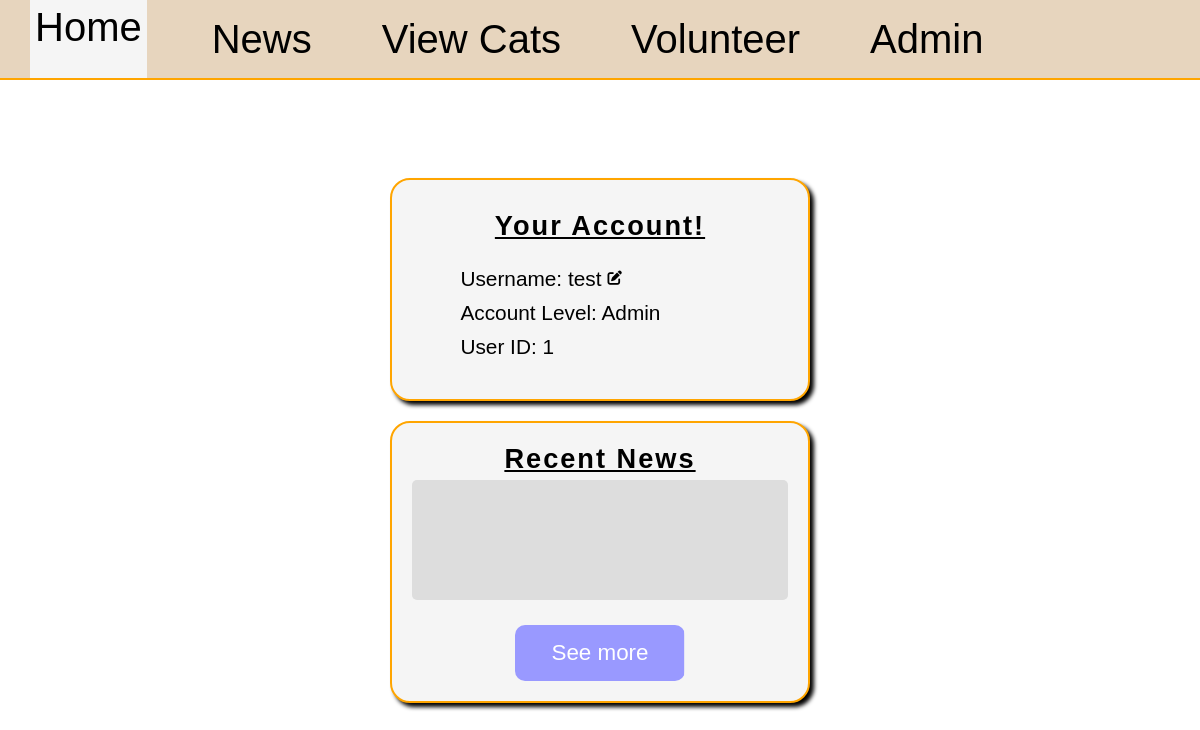
/home/1, run on the app's committed database.
### main.py (models this page shows)
class User(db.Model):
    id = db.Column(db.Integer, primary_key=True)
    username = db.Column(db.String(50), nullable=False, unique=True)
    password = db.Column(db.String(50), nullable=False)
    level = db.Column(db.String(50), nullable=False)
    news = db.relationship('News', backref='author', lazy=True)
    forms = db.relationship('AdoptionForm', backref='user', lazy=True)

### main.py (the view)
@app.route('/home/<int:id>', methods=["GET", "POST"])
def home(id):
	user = User.query.filter(User.id==id).first()
	form = UsernameForm()
	newest_news = News.query.order_by(News.id.desc()).first()
	if form.validate_on_submit():
		username = form.username.data
		found_user = User.query.filter(User.username==username).first()
		if found_user and username != user.username:
			form.username.data = user.username
			return render_template("home.html", user=user, form=form, error="exists", news=newest_news)
		else:
			user.username = username
			db.session.commit()
			return redirect(url_for("home", id=user.id))
	else:
		form.username.data = user.username
		return render_template("home.html", user=user, form=form, error="none", news=newest_news)

### templates/home.html (shortened to what this page needs)
{% extends "base.html" %}
{% block style %}
<link rel="stylesheet" href="{{ url_for('static', filename='home.css') }}">
<link rel="stylesheet" href="https://cdnjs.cloudflare.com/ajax/libs/font-awesome/6.5.0/css/all.min.css">
{% endblock %}
{% block content %}
<header>
	<a href="/home/{{ user.id }}" class="selected">Home</a>
	<a href="/news/{{ user.id }}">News</a>
	<a href="/cats/{{ user.id }}">View Cats</a>
	<a>Volunteer</a>
	{% if user.level == "admin" %}
	<a>Admin</a>
	{% endif %}
</header>
<main>
	<section id="section-1">
	<div id="profile-div" class="page-div">
		<div id="details">
			<h2>Your Account!</h2>
			<p id="error" class="{{ error }}"></p>
			<div id="username-div">
				<p class="account-detail" id="username-show">Username: {{ user.username }}</p>
				<i class="fas fa-pen-to-square account-detail" id="edit"></i>
			</div>
			<p class="account-detail">Account Level: {{ user.level|capitalize }}</p>
			<p class="account-detail">User ID: {{ user.id }}</p>
		</div>
	</div>
	<div id="news-div" class="page-div">
		<h2>Recent News</h2>
		<div id="newest-news">
		</div>
		<a href="/news/{{ user.id }}" id="news-btn" class="page-link-btn">See more</a>
	</div>
	</section>
</main>
{% endblock %}

### static/styles.css (style rules this page uses)
* { margin: 0; padding: 0; box-sizing: border-box; font-family:Arial, Helvetica, sans-serif; }
html, body { width: 100vw; height: 100vh; }
#error { color: #884444; padding: 10px; }
.selected { height: 100%; background-color: whitesmoke; }
header { width: 100%; height: 10%; background-color: rgb(231, 213, 190); display: flex; align-items: center; border-bottom: 2px solid orange; }
header a { font-size: 2.5rem; text-align: center; padding: 5px; margin-left: 30px; margin-right: 30px; position: relative; display: inline-block; text-decoration: none; color: black; }
header a::after { content: ""; position: absolute; left: 0; bottom: 0; width: 0; height: 3px; background: orange; transition: width 0.3s; }
.page-link-btn { color: white; background: linear-gradient(90deg, #ff9900 50%, #9999ff 50%); background-size: 200% 100%; background-position: right; transition: background-position 0.3s ease; border-radius: 10px; display: flex; align-items: center; justify-content: center; text-decoration: none; }

### static/home.css (style rules this page uses)
main { display: flex; justify-content: center; align-items: center; width: 100%; height: 90%; }
.page-div { border: solid orange 2px; border-radius: 20px; transition: 0.3s ease-in-out; box-shadow: 4px 4px 4px black; background-color: whitesmoke; }
#profile-div { width: 35vw; padding: 20px; display: flex; flex-direction: column; align-items: center; }
#details { padding: 5px; display: flex; flex-direction: column; align-items: center; margin: 5px; border-radius: 10px; width: 90%; }
h2 { font-size: 1.7rem; text-decoration: underline; font-weight: 900; letter-spacing: 2px; margin-bottom: 5px; }
.account-detail { font-size: 1.3rem; margin-bottom: 10px; text-align: left; width: 85%; }
#username-div { width: 85%; display: flex; justify-content: left; align-items: center; }
#username-div .account-detail { width: auto; margin-right: 6px; }
#username-div i { font-size: 0.9rem; }
#section-1 { width: 40vw; height: 100%; display: flex; flex-direction: column; align-items: center; justify-content: center; }
#news-div { margin-top: 20px; width: 35vw; display: flex; flex-direction: column; justify-content: center; align-items: center; padding: 20px; }
#newest-news { width: 100%; height: 15vh; display: flex; flex-direction: column; justify-content: center; background-color: #dddddd; padding: 10px; border-radius: 5px; }
#news-btn { margin-top: 25px; width: 45%; font-size: 1.4rem; height: 7vh; }

### data on the page
User: username "test", level "Admin", id "1"
